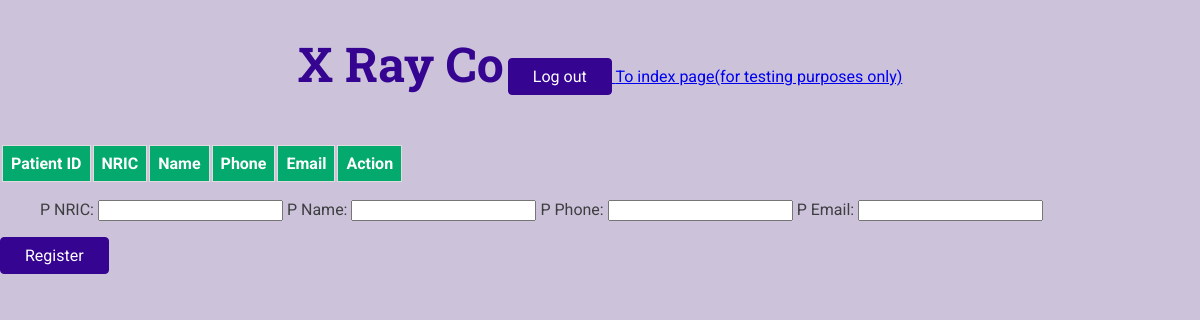
/NurseHomepage/, run on an earlier commit of the app's database.
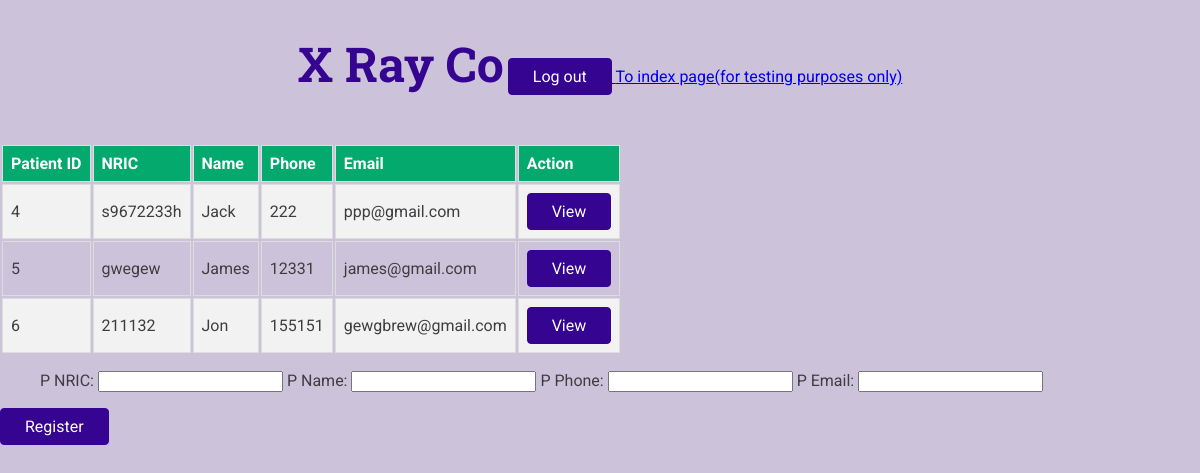
And on a later commit of the database.
### website/models.py (models this page shows, shortened)
class Patient(models.Model):
    P_NRIC = models.CharField(max_length=9, unique=True)
    P_Name = models.CharField(max_length=100)
    P_Phone = models.IntegerField(unique=True)
    P_Email = models.EmailField(unique=True)
    P_slug = models.SlugField(blank=True, null=True)

### website/views.py (the view)
# urls.py: path('NurseHomepage/', views.NurseHomepage),
def NurseHomepage(request):
    if request.method =="GET":
        patientform = PatientForm()
    else:
        patientform = PatientForm(request.POST)
        if patientform.is_valid():
            request.session['nric'] = patientform.cleaned_data['P_NRIC']
            patient = patientform.save()
            return redirect(f'/NurseCaseReport/')
    all_patients = Patient.objects.all()
    context = {'all_patients': all_patients, 'patientform': patientform}
    return render(request, 'website/NurseHomepage.html', context)

### website/forms.py
class PatientForm(forms.ModelForm):
    class Meta:
        model = Patient
        fields = ('P_NRIC', 'P_Name', 'P_Phone', 'P_Email')

### website/templates/website/NurseHomepage.html (shortened to what this page needs)
{% extends 'website/base/base.html' %}
{% block body %}
    <table class="content-table">
        <tr>
            <th>Patient ID</th>
            <th>NRIC</th>
            <th>Name</th>
            <th>Phone</th>
            <th>Email</th>
            <th>Action</th>
        </tr>
        {% for i in all_patients %}
            <tr>
                <td>{{i.id}}</td>
                <td>{{i.P_NRIC}}</td>
                <td>{{i.P_Name}}</td>
                <td>{{i.P_Phone}}</td>
                <td>{{i.P_Email}}</td>
                <td><a href="/NurseViewPatientProfile/{{ i.P_slug }}"><button>View</button></a></td>
            </tr>
        {% endfor %}
    </table>
    <section>
        <form action="/NurseHomepage/" method="POST">
            <ul class="horizontal">
                {{ patientform.as_ul }}
            </ul>
            <div>
                <button>Register</button>
            </div>
        </form>
    </section>
{% endblock %}

### website/templates/website/base/base.html (shortened to what this page needs)
{% load static %}
<!DOCTYPE html>
<html lang="en">
<head>
    <link rel="stylesheet" href="{% static 'website/styles/base.css' %}">
</head>
<body>
    <header id="main-header">
        <nav>
            <a href="/Homepage" id="main-logo">X Ray Co</a>
            <a href="/Homepage">
                <button type="button" class="logout">Log out</button>
            </a>
            <a href="/index/">To index page(for testing purposes only)</a>
        </nav>
    </header>
    {% block body %}{% endblock %}
</body>
</html>

### website/static/website/styles/base.css (style rules this page uses)
* { box-sizing: border-box; }
body { font-family: 'Roboto', sans-serif; margin: 0; background-color: #ccc3db; color: #3e3e41; }
button, .btn { cursor: pointer; font: inherit; padding: 0.5rem 1.5rem; background-color: #350490; border: 1px solid #350490; color: white; border-radius: 4px; text-decoration: none; }
#main-header { width: 100%; text-align: center; padding: 2rem 0; }
#main-logo { font-size: 3rem; font-family: 'Roboto Slab', sans-serif; text-decoration: none; color: #350490; font-weight: bold; }

### website/templates/website/base/base.html (style rules this page uses)
.content-table td, .content-table th { border: 1px solid #ddd; padding: 8px; }
.content-table tr:nth-child(even) { background-color: #f2f2f2; }
.content-table th { padding-top: 8px; padding-bottom: 8px; text-align: left; background-color: #04AA6D; color: white; }
.horizontal li { display: inline; }

What changed in the data, as far as the page shows it:
added Patient: id "4", P_NRIC "s9672233h", P_Name "Jack", P_Phone "222", P_Email "ppp@gmail.com"
added Patient: id "5", P_NRIC "gwegew", P_Name "James", P_Phone "12331", P_Email "james@gmail.com"
added Patient: id "6", P_NRIC "211132", P_Name "Jon", P_Phone "155151", P_Email "gewgbrew@gmail.com"
